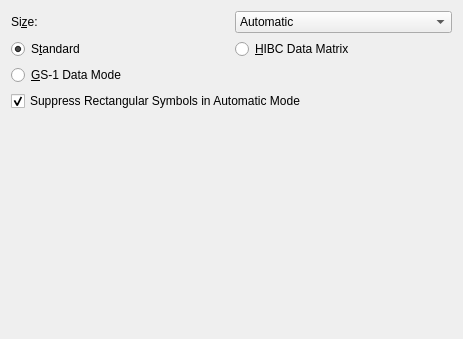
<?xml version="1.0" encoding="UTF-8"?>
<ui version="4.0">
 <class>grpDM</class>
 <widget class="QWidget" name="grpDM">
  <property name="geometry">
   <rect>
    <x>0</x>
    <y>0</y>
    <width>463</width>
    <height>339</height>
   </rect>
  </property>
  <property name="windowTitle">
   <string>Form</string>
  </property>
  <layout class="QVBoxLayout" name="verticalLayout">
   <item>
    <layout class="QGridLayout" name="gridLayout">
     <item row="1" column="0">
      <widget class="QRadioButton" name="radDM200Stand">
       <property name="text">
        <string>S&amp;tandard</string>
       </property>
       <property name="checked">
        <bool>true</bool>
       </property>
      </widget>
     </item>
     <item row="1" column="1">
      <widget class="QRadioButton" name="radDM200HIBC">
       <property name="text">
        <string>&amp;HIBC Data Matrix</string>
       </property>
      </widget>
     </item>
     <item row="2" column="0">
      <widget class="QRadioButton" name="radDM200GS1">
       <property name="text">
        <string>&amp;GS-1 Data Mode</string>
       </property>
      </widget>
     </item>
     <item row="0" column="0">
      <widget class="QLabel" name="lblDM200Size">
       <property name="text">
        <string>Si&amp;ze:</string>
       </property>
       <property name="buddy">
        <cstring>cmbDM200Size</cstring>
       </property>
      </widget>
     </item>
     <item row="0" column="1">
      <widget class="QComboBox" name="cmbDM200Size">
       <item>
        <property name="text">
         <string>Automatic</string>
        </property>
       </item>
       <item>
        <property name="text">
         <string>10 x 10</string>
        </property>
       </item>
       <item>
        <property name="text">
         <string>12 x 12</string>
        </property>
       </item>
       <item>
        <property name="text">
         <string>14 x 14</string>
        </property>
       </item>
       <item>
        <property name="text">
         <string>16 x 16</string>
        </property>
       </item>
       <item>
        <property name="text">
         <string>18 x 18</string>
        </property>
       </item>
       <item>
        <property name="text">
         <string>20 x 20</string>
        </property>
       </item>
       <item>
        <property name="text">
         <string>22 x 22</string>
        </property>
       </item>
       <item>
        <property name="text">
         <string>24 x 24</string>
        </property>
       </item>
       <item>
        <property name="text">
         <string>26 x 26</string>
        </property>
       </item>
       <item>
        <property name="text">
         <string>32 x 32</string>
        </property>
       </item>
       <item>
        <property name="text">
         <string>36 x 36</string>
        </property>
       </item>
       <item>
        <property name="text">
         <string>40 x 40</string>
        </property>
       </item>
       <item>
        <property name="text">
         <string>44 x 44</string>
        </property>
       </item>
       <item>
        <property name="text">
         <string>48 x 48</string>
        </property>
       </item>
       <item>
        <property name="text">
         <string>52 x 52</string>
        </property>
       </item>
       <item>
        <property name="text">
         <string>64 x 64</string>
        </property>
       </item>
       <item>
        <property name="text">
         <string>72 x 72</string>
        </property>
       </item>
       <item>
        <property name="text">
         <string>80 x 80</string>
        </property>
       </item>
       <item>
        <property name="text">
         <string>88 x 88</string>
        </property>
       </item>
       <item>
        <property name="text">
         <string>96 x 96</string>
        </property>
       </item>
       <item>
        <property name="text">
         <string>104 x 104</string>
        </property>
       </item>
       <item>
        <property name="text">
         <string>120 x 120</string>
        </property>
       </item>
       <item>
        <property name="text">
         <string>132 x 132</string>
        </property>
       </item>
       <item>
        <property name="text">
         <string>144 x 144</string>
        </property>
       </item>
       <item>
        <property name="text">
         <string>8 x 18</string>
        </property>
       </item>
       <item>
        <property name="text">
         <string>8 x 32</string>
        </property>
       </item>
       <item>
        <property name="text">
         <string>12 x 26</string>
        </property>
       </item>
       <item>
        <property name="text">
         <string>12 x 36</string>
        </property>
       </item>
       <item>
        <property name="text">
         <string>16 x 36</string>
        </property>
       </item>
       <item>
        <property name="text">
         <string>16 x 48</string>
        </property>
       </item>
       <item>
        <property name="text">
         <string>8 x 48</string>
        </property>
       </item>
       <item>
        <property name="text">
         <string>8 x 64</string>
        </property>
       </item>
       <item>
        <property name="text">
         <string>12 x 48</string>
        </property>
       </item>
       <item>
        <property name="text">
         <string>12 x 64</string>
        </property>
       </item>
       <item>
        <property name="text">
         <string>16 x 64</string>
        </property>
       </item>
       <item>
        <property name="text">
         <string>24 x 32</string>
        </property>
       </item>
       <item>
        <property name="text">
         <string>24 x 40</string>
        </property>
       </item>
       <item>
        <property name="text">
         <string>24 x 48</string>
        </property>
       </item>
       <item>
        <property name="text">
         <string>24 x 64</string>
        </property>
       </item>
       <item>
        <property name="text">
         <string>26 x 32</string>
        </property>
       </item>
       <item>
        <property name="text">
         <string>26 x 40</string>
        </property>
       </item>
       <item>
        <property name="text">
         <string>26 x 48</string>
        </property>
       </item>
       <item>
        <property name="text">
         <string>26 x 64</string>
        </property>
       </item>
      </widget>
     </item>
    </layout>
   </item>
   <item>
    <widget class="QCheckBox" name="chkDMRectangle">
     <property name="text">
      <string>Suppress Rectangular Symbols in Automatic Mode</string>
     </property>
     <property name="checked">
      <bool>true</bool>
     </property>
    </widget>
   </item>
   <item>
    <spacer name="verticalSpacer">
     <property name="orientation">
      <enum>Qt::Vertical</enum>
     </property>
     <property name="sizeHint" stdset="0">
      <size>
       <width>20</width>
       <height>40</height>
      </size>
     </property>
    </spacer>
   </item>
  </layout>
 </widget>
 <resources/>
 <connections/>
</ui>
